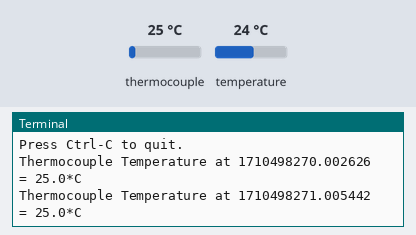
The program below on a simulated Raspberry Pi (BCM pin numbers). Parts: the last lines printed to the terminal. Inputs (shaded band) come from the test bench; at power-on: thermocouple 25 °C, temperature 24 °C. The clock reads 2024-03-15 10:24:30 at power-on unless the program sets it.

Above: at 1.2 s.
1.3 s: thermocouple set to 6 °C
At 2.6 s:
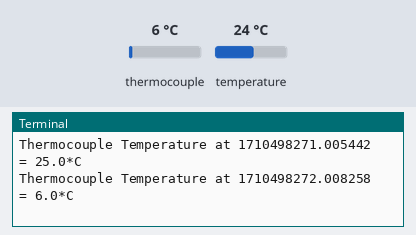
2.8 s: thermocouple set to 75 °C
At 3.8 s:
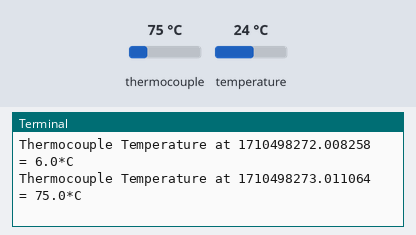
Timing chart, 0 to 5.8 s (numbered marks = the images above; inputs shaded):
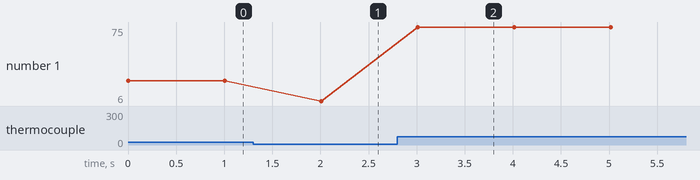

The program:

what_IsTempCleanTime.py
```python
#!/usr/bin/python

import time

import Adafruit_GPIO.SPI as SPI
import Adafruit_MAX31855.MAX31855 as MAX31855

# Raspberry Pi software SPI configuration.
CLK = 25
CS  = 24
DO  = 18
sensor = MAX31855.MAX31855(CLK, CS, DO)


# Loop printing measurements every second.
print('Press Ctrl-C to quit.')

while True:
    temp = sensor.readTempC()
    ts = time.time()
    internal = sensor.readInternalC()
    print('Thermocouple Temperature at '+ str(ts) + ' = ' + str(temp) +'*C')
    time.sleep(1.0)
```

Measured:
- after the input at 1.3 s, the terminal: prints a new line after 0.71 s (image 1)
- after the input at 2.8 s, the terminal: prints a new line after 0.21 s (image 2)
- plotted number 1: 25 → 6 after the input at 1.3 s, 6 → 75 after the input at 2.8 s
